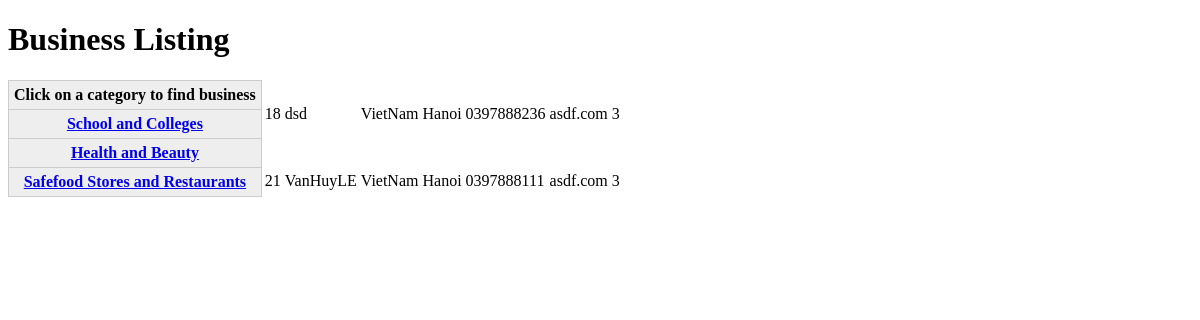
The app's page /Lab06/ex65/biz_listing.php?cat_id=3 with its own data.
### tables this page shows
CREATE TABLE `Categories` (
  `CategoryID` int NOT NULL,
  `Title` varchar(255) NOT NULL,
  `Description` varchar(255) NOT NULL
);

CREATE TABLE `Biz_Categories` (
  `BusinessID` int NOT NULL,
  `CategoryID` int NOT NULL
);

CREATE TABLE `Businesses` (
  `BusinessID` int NOT NULL,
  `Name` varchar(255) NOT NULL,
  `Address` varchar(255) DEFAULT NULL,
  `City` varchar(255) DEFAULT NULL,
  `Telephone` varchar(255) DEFAULT NULL,
  `URL` varchar(255) DEFAULT NULL
);

### Lab06/ex65/biz_listing.php (the view, shortened to what this page needs)
<!DOCTYPE html>
<html lang="en">
    <head>
        <link rel="stylesheet" href="main.css">
    </head>
    <body>
        <?php
        $server = 'localhost';
        $user = 'phppgm';
        $pass = 'mypasswd';
        $mydb = 'business_service';
        $con = mysqli_connect($server, $user, $pass, $mydb);
        $sql = "SELECT CategoryID as catid ,Title FROM Categories";
        $result = mysqli_query($con, $sql);
        print '<h1>Business Listing</h1>';
        echo '<form method="GET" action="biz_listing.php">';
        echo '<div class="biz_list-container">';
        print '<div class = "container-categories">';
        if (mysqli_num_rows($result) > 0) {
            echo '<form method="GET" action="biz_listing.php">';
            echo '<table cellpadding="0" cellspacing="0" class="db-table">';
            echo '<tr><th>Click on a category to find business</th></tr>';
            while ($row = mysqli_fetch_assoc($result)) {
                foreach ($result as $cat) {
                    echo "<tr><th><a href=\"?cat_id={$cat['catid']}\"> {$cat['Title']} </a></th></tr>";
                }
            }
            echo '</table><br />';
            echo '</form>';
        }
        print '</div>';
        if (isset($_GET['cat_id'])) {
            $cat_id = $_GET['cat_id'];
            $sql2 = "SELECT B.*, BC.* from Businesses AS B
            JOIN Biz_Categories BC on B.BusinessID = BC.BusinessID
            JOIN Categories c on c.CategoryID = BC.CategoryID
            WHERE c.CategoryID = $cat_id";
            $result2 = mysqli_query($con, $sql2);
            print '<table class="biz-list-table">';
            while ($row = mysqli_fetch_assoc($result2)) {
                echo '<tr>';
                foreach ($row as $field) {
                    print '<td>' . $field . '</td>';
                }
                echo '</tr>';
            }
            print '</table>';
        }
        ?>
    </body>
</html>

### Lab06/ex65/main.css (style rules this page uses)
.biz_list-container { display: flex; }
table.db-table { border-right:1px solid #ccc; border-bottom:1px solid #ccc; }
table.db-table th { background:#eee; padding:5px; border-left:1px solid #ccc; border-top:1px solid #ccc; }

### records on screen
categories: Title "School and Colleges"
categories: Title "Health and Beauty"
categories: Title "Safefood Stores and Restaurants"
biz_categories: field "18", BusinessID.Name "dsd", BusinessID.Address "VietNam", BusinessID.City "Hanoi", BusinessID.Telephone "0397888236", BusinessID.URL "asdf.com", CategoryID "3"
biz_categories: field "21", BusinessID.Name "VanHuyLE", BusinessID.Address "VietNam", BusinessID.City "Hanoi", BusinessID.Telephone "0397888111", BusinessID.URL "asdf.com", CategoryID "3"
